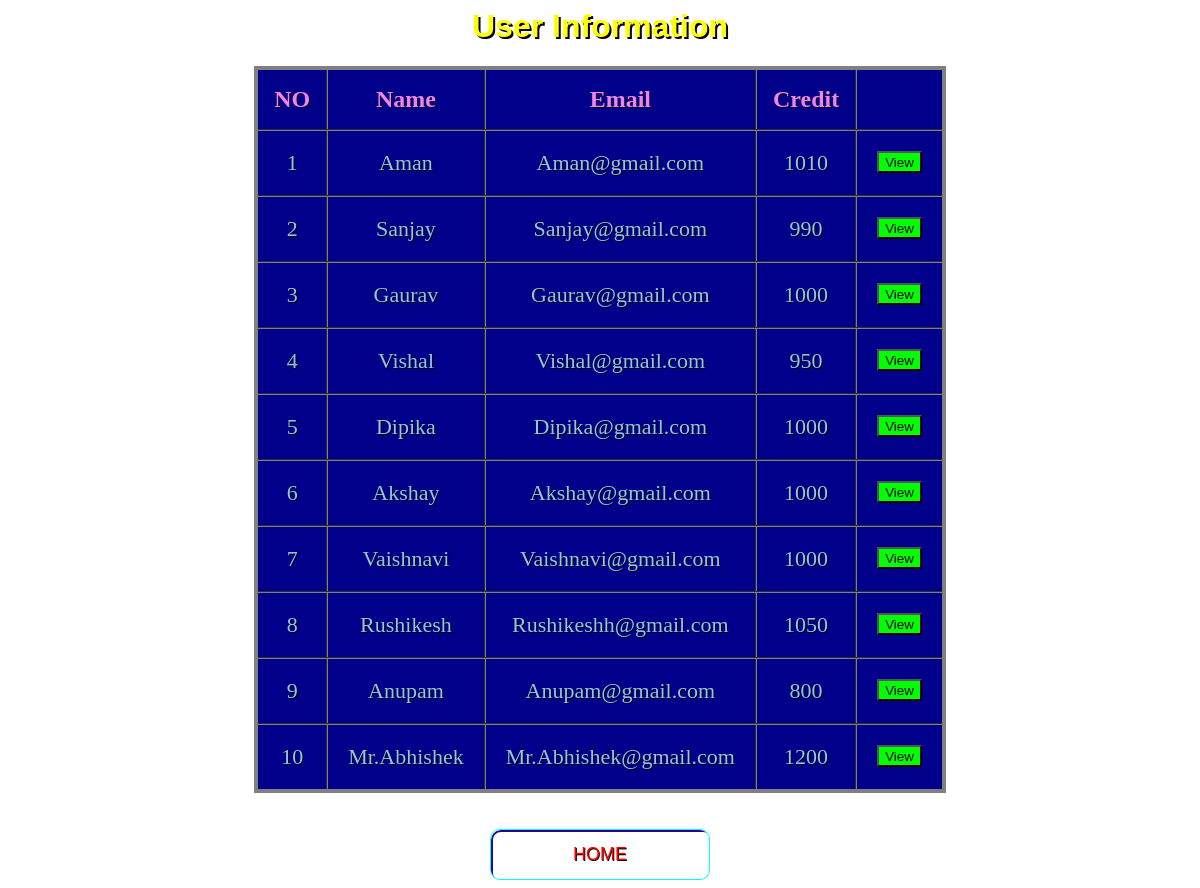
The app's page /getdetail.php with its own data.
### tables this page shows
CREATE TABLE `users` (
  `name` varchar(50) NOT NULL,
  `email` varchar(50) NOT NULL,
  `amount` double DEFAULT NULL
);

### getdetail.php (the view, shortened to what this page needs)
<?php
$con=mysqli_connect('localhost','root','','bank_database');
$q="select * from users ";
$result=mysqli_query($con,$q);
?>
<html>
	<head>
		<link rel="stylesheet" href="button.css">
	</head>
	<body>
		<h1 style="color:#ffff00;text-shadow: 2px 2px black;">User Information</h1>
		<table class="flat-table-1">
			<thead>
				<th>NO</th>
				<th>Name</th>
				<th>Email</th>
				<th>Credit</th>
				<th></th>
			</thead>
			<tbody>
				<tr>
					<?php
						$row=mysqli_fetch_array($result);
					?>
					<td> 1</td>
					<td><?php echo  $row["name"]; ?></td>
					<td><?php echo  $row["email"]; ?></td>
					<td><?php echo  $row["amount"]; ?></td>
					<td>
						<form action="user.php" method="post"  class="view">
							<button class="button1" type="submit" name="name" value="Aman">View</button>
						</form>
					</td>
				</tr>
				<tr>
					<?php
						$row=mysqli_fetch_array($result);
					?>
					<td> 2</td>
					<td><?php echo  $row["name"]; ?></td>
					<td><?php echo  $row["email"]; ?></td>
					<td><?php echo  $row["amount"]; ?></td>
					<td>
						<form action="user.php" method="post" class="view">
							<button class="button1" type="submit" name="name" value="Sanjay">View</button>
						</form>
					</td>
				</tr>
				<tr>
					<?php
						$row=mysqli_fetch_array($result);
					?>
					<td> 3</td>
					<td><?php echo  $row["name"]; ?></td>
					<td><?php echo  $row["email"]; ?></td>
					<td><?php echo  $row["amount"]; ?></td>
					<td>
						<form action="user.php" method="post" class="view">
							<button class="button1" type="submit" name="name" value="Gaurav">View</button>
						</form>
					</td>
				</tr>
				<tr>
					<?php
						$row=mysqli_fetch_array($result);
					?>
					<td> 4</td>
					<td><?php echo  $row["name"]; ?></td>
					<td><?php echo  $row["email"]; ?></td>
					<td><?php echo  $row["amount"]; ?></td>
					<td>
						<form action="user.php" method="post" class="view">
							<button class="button1" type="submit" name="name" value="Vishal">View</button>
						</form>
					</td>
				</tr>
				<tr>
					<?php
						$row=mysqli_fetch_array($result);
					?>
					<td> 5</td>
					<td><?php echo  $row["name"]; ?></td>
					<td><?php echo  $row["email"]; ?></td>
					<td><?php echo  $row["amount"]; ?></td>
					<td>
						<form action="user.php" method="post" class="view">
							<button class="button1" type="submit" name="name" value="Dipika">View</button>
						</form>
					</td>
				</tr>
				<tr>
					<?php
						$row=mysqli_fetch_array($result);
					?>
					<td> 6</td>
					<td><?php echo  $row["name"]; ?></td>
					<td><?php echo  $row["email"]; ?></td>
					<td><?php echo  $row["amount"]; ?></td>
					<td>
						<form action="user.php" method="post" class="view">
							<button class="button1" type="submit" name="name" value="Rushikesh">View</button>
						</form>
					</td>
				</tr>
				<tr>
					<?php
						$row=mysqli_fetch_array($result);
					?>
					<td> 7</td>
					<td><?php echo  $row["name"]; ?></td>
					<td><?php echo  $row["email"]; ?></td>
					<td><?php echo  $row["amount"]; ?></td>
					<td>
						<form action="user.php" method="post" class="view">
							<button class="button1"type="submit" name="name" value="Vaishnavi">View</button>
						</form>
					</td>
				</tr>
				<tr>
					<?php
						$row=mysqli_fetch_array($result);
					?>
					<td> 8</td>
					<td><?php echo  $row["name"]; ?></td>
					<td><?php echo  $row["email"]; ?></td>
					<td><?php echo  $row["amount"]; ?></td>
					<td>
						<form action="user.php" method="post" class="view">
							<button class="button1"type="submit" name="name" value="Rushikesh">View</button>
						</form>
					</td>
				</tr>
				<tr>
					<?php
						$row=mysqli_fetch_array($result);
					?>
					<td> 9</td>
					<td><?php echo  $row["name"]; ?></td>
					<td><?php echo  $row["email"]; ?></td>
					<td><?php echo  $row["amount"]; ?></td>
					<td>
						<form action="user.php" method="post" class="view">
							<button class="button1"type="submit" name="name" value="Anupam">View</button>
						</form>
					</td>
				</tr>
				<tr>
					<?php
						$row=mysqli_fetch_array($result);
					?>
					<td> 10</td>
					<td><?php echo  $row["name"]; ?></td>
					<td><?php echo  $row["email"]; ?></td>
					<td><?php echo  $row["amount"]; ?></td>
					<td>
						<form action="user.php" method="post" class="view">
							<button class="button1"type="submit" name="name" value="Mr.Abhishek">View</button>
						</form>
					</td>
				</tr>
			</tbody>
		</table><br><br>
		<div class="buttons">
			<a href="index.php">
				<button class="glow-on-hover">HOME</button>
			</a>
		</div>
	</body>
</html>

### button.css (style rules this page uses)
.glow-on-hover { width: 220px; height: 51px; outline: none; color: red; font-size:18px; background:transparent; text-shadow: 0.7px 0.7px black; overflow: hidden; cursor: pointer; position: relative; z-index: 0; border-radius: 10px; border: 1px solid #00FFFF; }
.glow-on-hover:before { content: ''; background: linear-gradient(45deg, #ff0000, #ff7300, #fffb00, #48ff00, #00ffd5, #002bff, #7a00ff, #ff00c8, #ff0000); position: absolute; top: -2px; left:-2px; background-size: 400%; z-index: -1; filter: blur(5px); width: calc(100% + 4px); height: calc(100% + 4px); animation: glowing 20s linear infinite; opacity: 0; transition: opacity .3s ease-in-out; border-radius: 10px; }
.glow-on-hover:after { z-index: -1; content: ''; position: absolute; width: 100%; height: 100%; left: 0; top: 0; border-radius: 10px; border: 2px solid #28048a; background:transparent; }

### getdetail.php (style rules this page uses)
body { text-align:center; }
.flat-table-1 { background: #00008b; }
h1 { font-family: Arial, Times, serif; }
table { text-align:center; margin-left: auto; margin-right: auto; border:4px solid gray; border-collapse:collapse; }
th { color:violet; font-size:24px; padding:16px; }
td { text-align:center; font-size:22px; color: #92c6df; padding: 0px 20px 0px 20px; }
tr { transition: background 0.3s, box-shadow 0.3s; }
th,td { border-collapse:collapse; border:2px groove gray; text-shadow: 1px 1px black; }
.button1 { background-color:lime; text-align:center; padding-top:2px; }
.view { top:50%; padding-top:20px; text-align:center; }
body { background-image:url("images/user1.jpg"); background-position: center; background-repeat: no-repeat; background-size: cover; }

### records on screen
users: name "Aman", email "Aman@gmail.com", amount "1010"
users: name "Sanjay", email "Sanjay@gmail.com", amount "990"
users: name "Gaurav", email "Gaurav@gmail.com", amount "1000"
users: name "Vishal", email "Vishal@gmail.com", amount "950"
users: name "Dipika", email "Dipika@gmail.com", amount "1000"
users: name "Akshay", email "Akshay@gmail.com", amount "1000"
users: name "Vaishnavi", email "Vaishnavi@gmail.com", amount "1000"
users: name "Rushikesh", email "Rushikeshh@gmail.com", amount "1050"
users: name "Anupam", email "Anupam@gmail.com", amount "800"
users: name "Mr.Abhishek", email "Mr.Abhishek@gmail.com", amount "1200"
